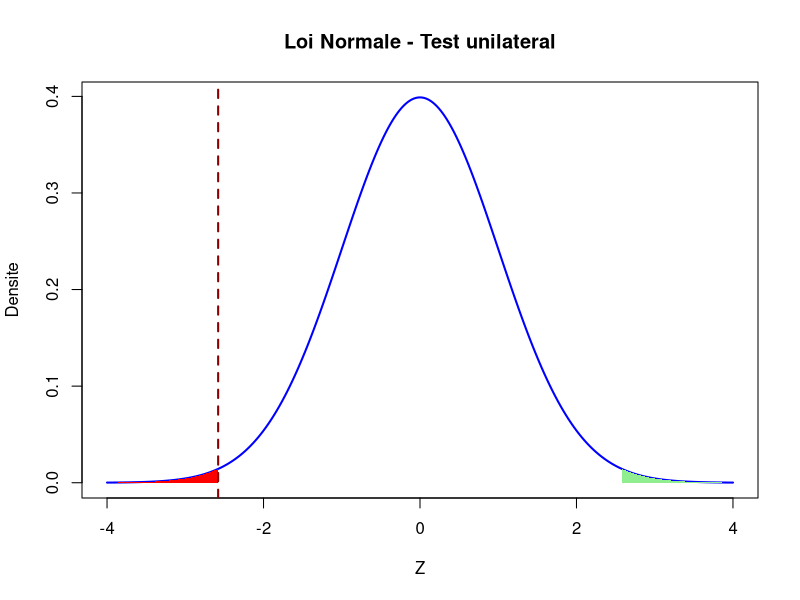

Write the R code that produced this figure.

n<-36

moy_theorique<-10.5

x_bar<-8.5

s<-1.5

seuil_signifi<-0.05

#formulation d'hypothese
cat("Donnees \n")
cat("H0:mu1 == mu0 \n")
cat("H1:mu1 > mu0 \n")

cat("\n")
#loi de probabilite a utiliser
if(n>=30){
  cat(paste("comme n>=30 Alors on vas utiliser la loi normale, Test Unilateral\n"))
  cat("\n")
  s_xbar = s/sqrt(n)
  cat(paste(s_xbar))
  
  cat("\n")
  cat("\n")
  z_obs<-round((x_bar-moy_theorique)/s_xbar,4)
  cat(paste("z_obs=",z_obs,"\n"))
  #valeur critique
  
  seuil_signifi<-0.01
  
  resultat<-1-(seuil_signifi)/2
  
  z_<-round(qnorm(resultat),2)
  
  cat("\n")
  cat(z_)
  cat("\n")
  borne_inf<- -z_
  borne_sup<-  z_
  
  cat("\n")
  cat(paste("Zone de non rejet de H0 est :[-Inf ;",borne_sup,"] \n"))
  
  #prise de decision et conclusion
  
  #prise de decision
  
  cat("\n")
  if(z_obs>=borne_inf & z_obs<=borne_sup){
    cat(paste(z_obs,"appartient inclus a [ -Inf ;",borne_sup,"] \n"))
    cat("\n")
    cat(paste("Ho est accepte \n"))
  }else{
    cat(paste(z_obs,"appartient non inclus dans [-Inf ;",borne_sup,"] \n"))
    cat("\n")
    cat(paste("Donc H0 est rejette et H1 est accepte \n"))
    cat("\n")
    cat(paste("Conclusion \n"))
    cat("\n")
    cat(paste("Au risque de se tromper  de ",seuil_signifi*100,"% la note moyenne des etudiants est superieur a  10,5\n"))
    
    x_val<-seq(-4,4,length=1000)
    y_val<-dnorm(x_val)
    
    plot(x_val,y_val,type="l",lwd=2,col="blue",main="Loi Normale - Test unilateral",xlab="Z",ylab="Densite")
    
    x_left<-seq(-4,borne_inf,length=200)
    polygon(c(-4, x_left,borne_inf),c(0,dnorm(x_left),0),col="red",border = NA)
    
    x_right<-seq(borne_sup,4,length=500)
    polygon(c(borne_sup,x_right,4),c(0,dnorm(x_right),0),col="lightgreen",border = NA)
    
    
    
    abline(v=z_obs,col="purple",lwd=2,lty=2)
    
    abline(v=borne_inf,col="darkred",lwd=2,lty=2)
    
    
  }
  
}else{
  print("Alors on vas utiliser la loi de Student")
}
